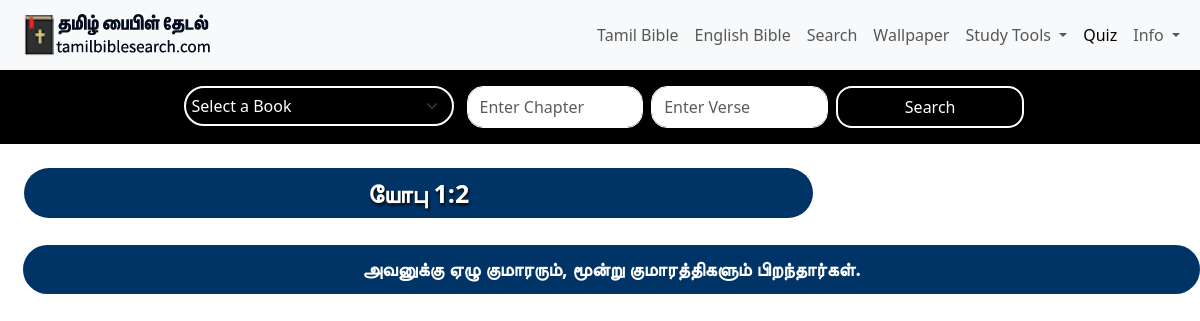
Page /tamil2/job/1/2 on the committed database.
### myapp/models.py (models this page shows)
class BibleDb(models.Model):
    book = models.CharField(max_length=100)
    bookname = models.CharField(max_length=100)
    tamilname = models.CharField(max_length=10)
    chapter = models.CharField(max_length=100)  # Format "1:1", "2:10", etc.
    versecount = models.CharField(max_length=100)
    verse = models.TextField()
    kjv = models.TextField()

### myapp/views.py (the view)
# urls.py: path('tamil2/<str:bookname>/<str:chapter>/<str:versecount>',views.verse,name='verse'),
def verse(request,bookname,chapter,versecount):
    print("INSIDE VERRRR DETAILSSSS 222")
    books = BibleDb.objects.values('tamilname').distinct()
    tamilbook=BibleDb.objects.filter(bookname=bookname).first()
    book=tamilbook.tamilname
    chapter=chapter
    versecount=versecount
    verse_details = BibleDb.objects.filter(bookname=bookname, chapter=chapter, versecount=versecount)
    return render(request, 'verse.html', {"bookname": bookname,"verse_details":verse_details,'books':books,"book":book,"chapter":chapter,"versecount":versecount})

### myapp/templates/verse.html (shortened to what this page needs)
{% extends 'base.html' %}
{% load static %}
{% block content %}
<body>
  {% for verse in verse_details %}
  <h2 class="card-title" style="text-shadow: 1px 2px 3px #0a0700;">{{ book }} {{ chapter }}:{{ verse.versecount }}</h2>
 <p>{{ verse.verse }}</p>
 {% endfor %}
</body>
{% endblock %}

### myapp/templates/verse.html (style rules this page uses)
h2.card-title { width: 789px; padding: 10px; background-color: #003366; color: #ffffff; text-align: center; font-weight: bold; border-radius: 68px; cursor: pointer; transition: background-color 0.3s; font-size: 25px; margin-left: 24px; }
p { margin-top: 27px; width:-webkit-fill-available; padding: 10px; background-color: #003366; color: #ffffff; text-align: center; font-weight: bold; white-space: nowrap; border-radius: 68px; cursor: pointer; transition: background-color 0.3s; font-size: 19px; margin-left: 23px; }

### rows in the picture
BibleDb: chapter "1", versecount "2", verse "அவனுக்கு ஏழு குமாரரும், மூன்று குமாரத்திகளும் பிறந்தார்கள்."
BibleDb: tamilname "யோபு"
